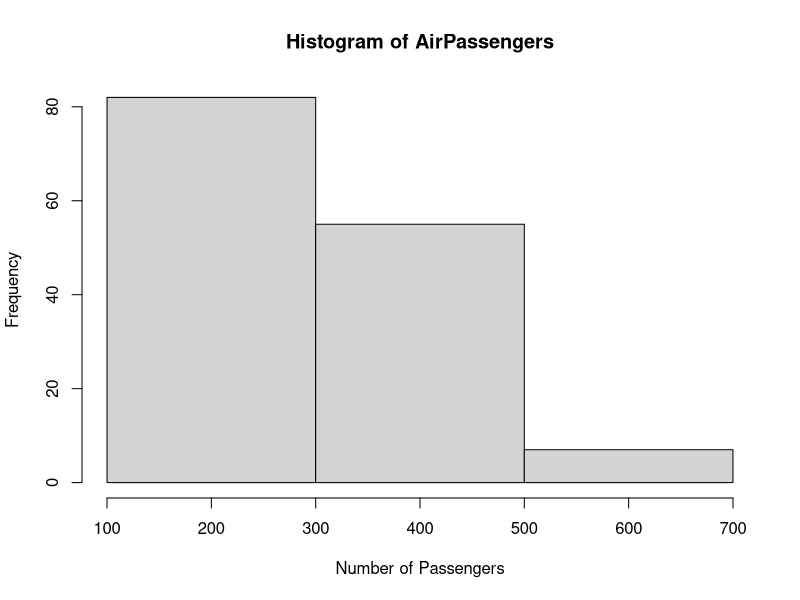

This figure's R source:
# Load the "AirPassengers" dataset
data(AirPassengers)

# Create a histogram with specified bin width and starting point
hist(AirPassengers, breaks = seq(100, 700, by = 200), main = "Histogram of AirPassengers", xlab = "Number of Passengers", ylab = "Frequency")


